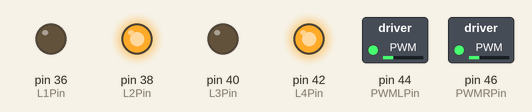
A sketch run on a simulated Arduino Mega 2560, built with avr-gcc and run on an emulated ATmega2560. Parts: switched loads named in the sketch (green lamp = pin HIGH), output pins drawn as LEDs (lit = HIGH).

Above: at 0.05 s.
At 13.95 s:
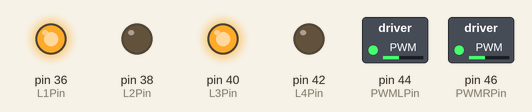
At 29.45 s:
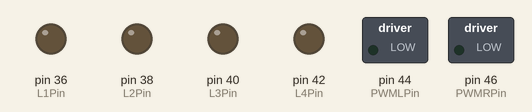
Timing chart, 0 to 38.4 s (numbered marks = the images above):
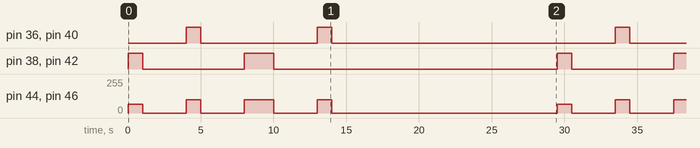

The sketch:

PWM_Drive_Demo.ino
```cpp
// Motor Controls Link to Original Article
// Automation Technology Club
// Motor Controls
// Free to use as you see if - Pin Numbering by Grand Poobah
// Subroutines Aug 18 - LeRoy Miller
// additions will be added for speed correction of wheels

const int PWMLPin = 44; //	Enable PWM Left Motor
const int PWMRPin = 46; //	Enable PWM Right Motor
const int L1Pin = 36; // 	L1 = Left Motor Lead 1
const int L2Pin = 38; // 	L2 = Left Motor Lead 2
const int L3Pin = 40; // 	L3 = Right Motor Lead 1
const int L4Pin = 42; // 	L4 = Right Motor Lead 2
const int LEDPin = 13; // LED
const int MaxSpeed = 255; //not yet used, this will be the max speed your motors can drive at (max PWM) and will be used to help correct for differences in motors
const int CorrectLeft = 0; //to be added later, this will attempt to correct for any motor differances in going forward/backward
const int CorrectRight = 0; //to be added later, this will attempt to correct for any motor differances in going forward/backward
int speed;

/* FUNCTION CALL USES
lefttight();  //turn in place to the left
righttight(); //turn in place to the right
left();   //turn left going forward
leftb();  //turn left going backward
allstop(); //stop all motors and pwm, small delay for everything to catch up
right(); //turn right going forward
rightb(); //turn right going backward
forward(); //move the robot forward
backward(); // move the robot backward
circleleft(100); //make a left hand circle X number of times
circleright(100); //make a right hand circle  X number of times
*/


void setup()
{

pinMode (L1Pin, OUTPUT);
pinMode (L2Pin, OUTPUT);
pinMode (L3Pin, OUTPUT);
pinMode (L4Pin, OUTPUT);
pinMode (PWMLPin, OUTPUT);
pinMode (PWMRPin, OUTPUT);


}

void loop()
{


//This small section of code shows the relationship of speed vs time

//In this part speed will change but time will stay the same - it will drive forward slowly for about 1 second, then drive backward quickly for about 1 second
speed = 65; // speed is set low = slow
forward(); // go forward
delay(1000); // keep going forward for 1 second
allstop(); // stop all the motors, turn off PWM
delay(2500); // wait..
speed = 100; // set speed to a low meduim speed
backward(); // go backward and keep going backward
delay(1000); //notice now however time is 300 milli-seconds
allstop(); //again stop all motors and PWM
delay(2500);

//this time speed will remain the same, and time will change
speed = 100; //medium speed setting
forward();
delay(2000); //going forward for about 2 seconds
allstop();
delay(2500);
backward();
delay(1000); //going backward for about 1 second
allstop();
delay(2500);


delay(12500); // very long delay before looping back


}

void lefttight() {
	digitalWrite (L1Pin, 1);
	digitalWrite (L2Pin, 0);
	analogWrite (PWMLPin, speed);
	digitalWrite (L3Pin, 0);
	digitalWrite (L4Pin, 1);
	analogWrite (PWMRPin, speed);
}

void left() {
	digitalWrite (L1Pin, 0);
	digitalWrite (L2Pin, 0);
	digitalWrite (L3Pin, 0);
	digitalWrite (L4Pin, 1);
	analogWrite(PWMLPin, 0);
	analogWrite(PWMRPin, speed);

}

void right() {
	digitalWrite (L1Pin, 0);
	digitalWrite (L2Pin, 1);
	digitalWrite (L3Pin, 0);
	digitalWrite (L4Pin, 0);
	analogWrite(PWMLPin, speed);
	analogWrite(PWMRPin, 0);
}

void leftb() {
	digitalWrite (L1Pin, 0);
	digitalWrite (L2Pin, 0);
	digitalWrite (L3Pin, 1);
	digitalWrite (L4Pin, 0);
	analogWrite(PWMLPin, 0);
	analogWrite(PWMRPin, speed);
}

void rightb() {
	digitalWrite (L1Pin, 1);
	digitalWrite (L2Pin, 0);
	digitalWrite (L3Pin, 0);
	digitalWrite (L4Pin, 0);
	analogWrite(PWMLPin, speed);
	analogWrite(PWMRPin, 0);
}
int righttight() {
	digitalWrite(L1Pin, 0);
	digitalWrite(L2Pin, 1);
	analogWrite (PWMLPin, speed);
	digitalWrite(L3Pin, 1);
	digitalWrite(L4Pin, 0);
	analogWrite(PWMRPin, speed);
}

int backward() {
	digitalWrite(L1Pin, 1);
	digitalWrite(L2Pin, 0);
	digitalWrite(L3Pin, 1);
	digitalWrite(L4Pin, 0);
	analogWrite(PWMLPin, speed);
	analogWrite(PWMRPin, speed);
}

int forward() {
	digitalWrite(L1Pin, 0);
	digitalWrite(L2Pin, 1);
	digitalWrite(L3Pin, 0);
	digitalWrite(L4Pin, 1);
	analogWrite(PWMLPin, speed);
	analogWrite(PWMRPin, speed);

}

int allstop() {
	digitalWrite(L1Pin, 0);
	digitalWrite(L2Pin, 0);
	digitalWrite(L3Pin, 0);
	digitalWrite(L4Pin, 0);
	analogWrite(PWMLPin, 0);
	analogWrite(PWMRPin, 0);
delay(500);

}

int circleleft(int count) {
	for (int i=0; i<=count; i++) {
		left();
	delay(250);
	}
	allstop();
}

int circleright(int count) {
	for (int i=0; i<=count; i++) {
		right();
		delay(250);
	}
	allstop();
}
```

Measured:
- by itself, pin 36 (L1Pin), pin 40 (L3Pin): repeats every 29.5 s: LOW 8.0 s, HIGH 1.0 s, LOW 19.5 s, HIGH 1.0 s
- by itself, pin 38 (L2Pin), pin 42 (L4Pin): repeats every 29.5 s: LOW 7.0 s, HIGH 2.0 s, LOW 19.5 s, HIGH 1.0 s
- by itself, pin 44 (PWMLPin), pin 46 (PWMRPin): repeats every 29.5 s: 0/255 3.0 s, 100/255 1.0 s, 0/255 3.0 s, 100/255 2.0 s, 0/255 3.0 s, 100/255 1.0 s, 0/255 15.5 s, 65/255 1.0 s
